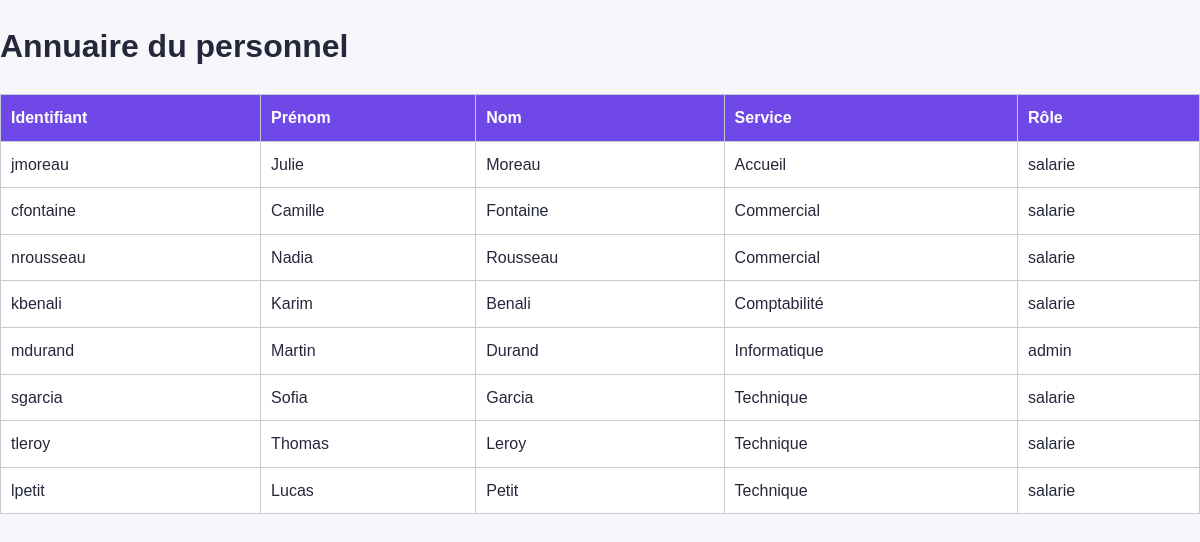
Page /annuaire.php (signed in) on the committed database.
### tables this page shows
CREATE TABLE `utilisateurs` (
  `id` int(11) NOT NULL AUTO_INCREMENT,
  `identifiant` varchar(30) NOT NULL,
  `mot_de_passe` varchar(255) NOT NULL,
  `prenom` varchar(50) NOT NULL,
  `nom` varchar(50) NOT NULL,
  `service` varchar(50) NOT NULL,
  `role` varchar(10) NOT NULL,
  PRIMARY KEY (`id`),
  UNIQUE KEY `identifiant` (`identifiant`)
);

### annuaire.php (the view, shortened to what this page needs)
<?php
require "inc/bdd.php";
$requete = $pdo->query("SELECT identifiant, prenom, nom, service, role FROM utilisateurs ORDER BY service, nom");
$utilisateurs = $requete->fetchAll();
?>
<!DOCTYPE html>
<html lang="fr">
<head>
  <link rel="stylesheet" href="css/css.css">
</head>
<body>
  <main>
    <h1>Annuaire du personnel</h1>
    <table>
      <tr><th>Identifiant</th><th>Prénom</th><th>Nom</th><th>Service</th><th>Rôle</th></tr>
      <?php foreach ($utilisateurs as $u) { ?>
      <tr>
        <td><?php echo htmlspecialchars($u["identifiant"]); ?></td>
        <td><?php echo htmlspecialchars($u["prenom"]); ?></td>
        <td><?php echo htmlspecialchars($u["nom"]); ?></td>
        <td><?php echo htmlspecialchars($u["service"]); ?></td>
        <td><?php echo htmlspecialchars($u["role"]); ?></td>
      </tr>
      <?php } ?>
    </table>
  </main>
</body>
</html>

### css/css.css (style rules this page uses)
body { margin: 0; color: #25283a; background: #f7f7fb; font-family: Arial, sans-serif; line-height: 1.6; }
table { width: 100%; margin: 20px auto; border-collapse: collapse; background: white; }
th { color: white; background: #7048e8; }
th, td { padding: 10px; border: 1px solid #c5ccd3; text-align: left; }

### rows in the picture
utilisateurs: identifiant "jmoreau", prenom "Julie", nom "Moreau", service "Accueil", role "salarie"
utilisateurs: identifiant "cfontaine", prenom "Camille", nom "Fontaine", service "Commercial", role "salarie"
utilisateurs: identifiant "nrousseau", prenom "Nadia", nom "Rousseau", service "Commercial", role "salarie"
utilisateurs: identifiant "kbenali", prenom "Karim", nom "Benali", service "Comptabilité", role "salarie"
utilisateurs: identifiant "mdurand", prenom "Martin", nom "Durand", service "Informatique", role "admin"
utilisateurs: identifiant "sgarcia", prenom "Sofia", nom "Garcia", service "Technique", role "salarie"
utilisateurs: identifiant "tleroy", prenom "Thomas", nom "Leroy", service "Technique", role "salarie"
utilisateurs: identifiant "lpetit", prenom "Lucas", nom "Petit", service "Technique", role "salarie"
